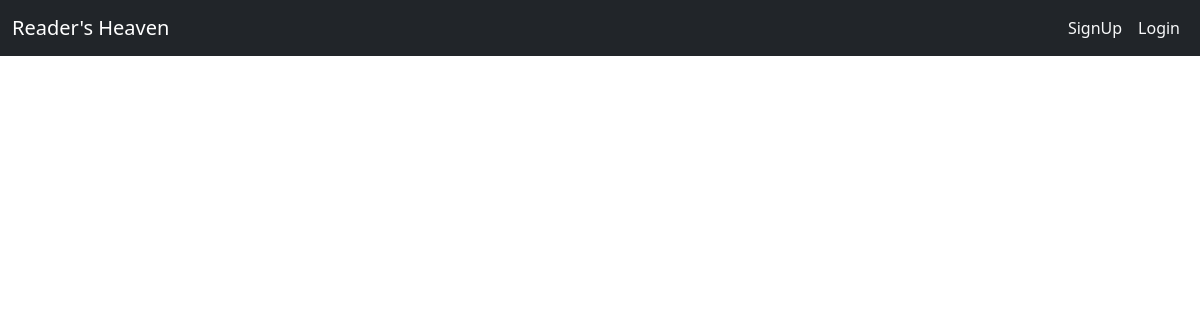
The page /books/details/4/ on the database as committed earlier.
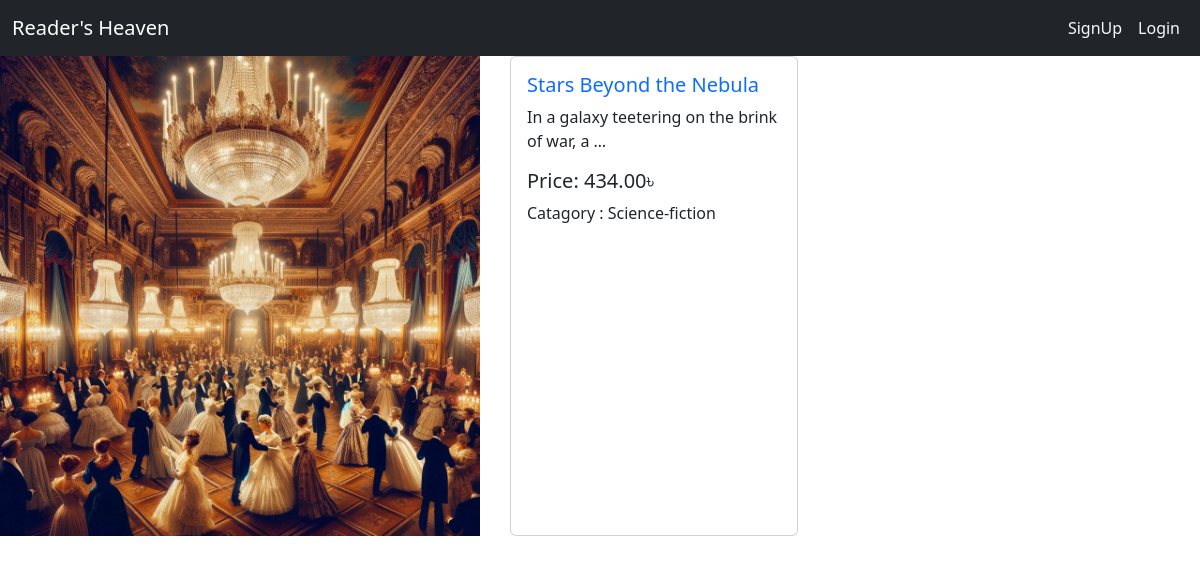
The same page on the database as committed later.
### books/models.py (models this page shows, shortened)
class Book_model(models.Model):
    title = models.CharField(max_length=500)
    description = models.TextField()
    image = models.ImageField(upload_to='books/media/uploads/', blank=True, null=True)
    borrowing_price = models.DecimalField(max_digits=8, decimal_places=2)
    categories = models.ManyToManyField(Category_model, related_name='category')
    user_reviews = models.ManyToManyField(User, through='books.Review')
    available = models.BooleanField(default=True)

### catagories/models.py (models this page shows, shortened)
class Category_model(models.Model):
    name = models.CharField(max_length=100)
    slug = models.SlugField(max_length=100, unique=True, null=True, blank=True)

### books/views.py (the view)
# urls.py: path('details/<int:id>/', views.books_details,name="details" ),
def books_details(request,id):
     data = Book_model.objects.filter(pk=id)
     return render(request,"books_details.html",{'data':data})

### books/templates/books_details.html (shortened to what this page needs)
{% extends 'base.html' %}
{% block body %}
<section style="display: flex; gap: 30px; flex-wrap: wrap; margin: auto;">
    {% for book in data %}
    <div  style="width: 40%;">
        {% if book.image%}
        <img src="{{book.image.url}}" class="card-img-top" alt="...">
        {% else %}
        <p>No image</p>
        {% endif %}
    </div>
    <div class="card" style="width: 18rem;">
        <div class="card-body">
            <h5 class="card-title"><a style="text-decoration: none;" href="">{{book.title}}</a></h5>
            <p>{{ book.description | truncatewords:10 }}</p>
            <h5 class="card-title">Price: {{book.borrowing_price}}৳</h5>
            {% for cat in book.categories.all %}
            <p class="bnt btn-primary">Catagory : {{cat.name}}</p>
            {% endfor %}
        </div>
    </div>
    {% endfor %}
</section>
{% endblock body %}

### core/templates/base.html (shortened to what this page needs)
<!doctype html>
<html lang="en">
<head>
  <link href="https://cdn.jsdelivr.net/npm/bootstrap@5.3.2/dist/css/bootstrap.min.css" rel="stylesheet">
</head>
<body>
<nav class="navbar navbar-expand-lg navbar-dark bg-dark">
  <div class="container-fluid">
    <a href="/" class="navbar-brand">Reader's Heaven</a>
    <div class="collapse navbar-collapse justify-content-end" id="navbarNav">
      <ul class="navbar-nav">
        {% if user.is_authenticated %}
        <li class="nav-item">
          <a class="nav-link text-warning" href="{% url 'deposite' %}">Deposite</a>
        </li>
        <li class="nav-item">
          <a class="nav-link text-warning" href="#">Balance: {{request.user.account.balance}} Taka</a>
        </li>
        <li class="nav-item">
          <a class="nav-link text-primary" href="{% url 'profilepage' %}">Profile</a>
        </li>
        <li class="nav-item">
          <a class="nav-link text-light btn btn-outline-primary" href="{% url 'user_logout' %}">Log out</a>
        </li>
        {% else %}
        <li class="nav-item">
          <a class="nav-link text-light btn btn-outline-primary" href="{% url 'signup' %}">SignUp</a>
        </li>
        <li class="nav-item">
          <a class="nav-link text-light btn btn-outline-primary" href="{% url 'loginpage' %}">Login</a>
        </li>
        {% endif %}
      </ul>
    </div>
  </div>
</nav>
{% block body %}
{% endblock body %}
</body>
</html>

Rows that differ between the two databases and show on the page:
added Book_model: image (picture), title "Stars Beyond the Nebula", description "In a galaxy teetering on the brink of war, a …", borrowing_price "434.00"
now on this page (row unchanged): Category_model: name "Science-fiction"
